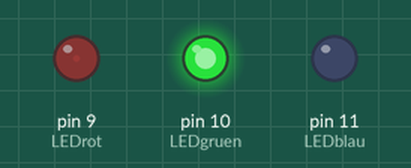
Recording of a sketch running on a simulated Arduino Uno, built with avr-gcc and run on an emulated ATmega328P. Parts: output pins drawn as LEDs (lit = HIGH).

Above: at 0.05 s.
At 3.35 s:
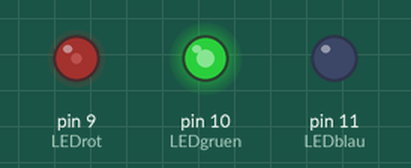
At 5.55 s:
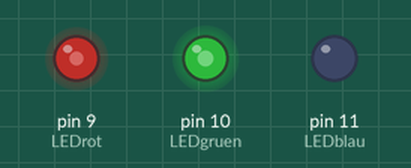
At 11.1 s:
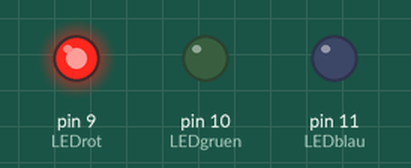
Timing chart, 0 to 14.4 s (numbered marks = the images above):
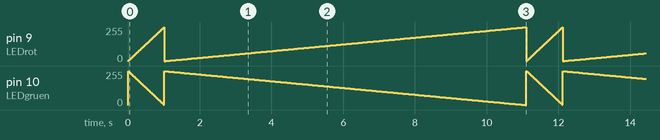

The sketch:

rgb-led-test.ino
```cpp
// RGB LED Test

int LEDblau = 11; // Farbe blau an Pin
int LEDrot = 9; // Farbe rot an Pin
int LEDgruen = 10; // Farbe gruen an Pin

void setup()
{
  pinMode(LEDblau, OUTPUT);
  pinMode(LEDgruen, OUTPUT);
  pinMode(LEDrot, OUTPUT);
}

void showColor(int r, int g, int b) {

  analogWrite(LEDrot, r);
  analogWrite(LEDgruen, g);
  analogWrite(LEDblau, b);
}

void showDanger(float danger) {
  // 255   0   0   -> 1.0
  // 255 255   0   -> 0.5
  //   0 255   0   -> 0.0

  int red, green, blue;

  blue = 0;

  red = 255 * danger;
  green = 255 * (1 - danger);

  showColor(red, green, blue);
}

void testRGB() {
  // aus
  analogWrite(LEDblau, 0);
  analogWrite(LEDrot, 0);
  analogWrite(LEDgruen, 0);
  delay(500); // pause

  // rot
  analogWrite(LEDblau, 0);
  analogWrite(LEDrot, 150);
  analogWrite(LEDgruen, 0);
  delay(500); // pause

  // gruen
  analogWrite(LEDblau, 0);
  analogWrite(LEDrot, 0);
  analogWrite(LEDgruen, 150);
  delay(500); // pause

  // blau
  analogWrite(LEDblau, 150);
  analogWrite(LEDrot, 0);
  analogWrite(LEDgruen, 0);
  delay(500); // pause
}

void testRGB2() {
  // aus
  showColor(0, 0, 0);
  delay(500); // pause

  // rot
  showColor(200, 0, 0);
  delay(500); // pause

  // gruen
  showColor(0, 200, 0);
  delay(500); // pause

  // blau
  showColor(0, 0, 200);
  delay(500); // pause
}

void loop()
{
  for ( int i = 0; i < 100; i++)
  {
    float danger = 0;
    danger = i / 100.;
    showDanger(danger);
    delay(10);
  }
  for ( int i = 0; i < 1000; i++)
  {
    float danger = 0;
    danger = i / 1000.;
    showDanger(danger);
    delay(10);
  }
}
```

Measured:
- by itself, pin 9 (LEDrot): moves between 0/255 and 254/255, repeating every 11.1 s
- by itself, pin 10 (LEDgruen): moves between 0/255 and 255/255, repeating every 11.1 s
